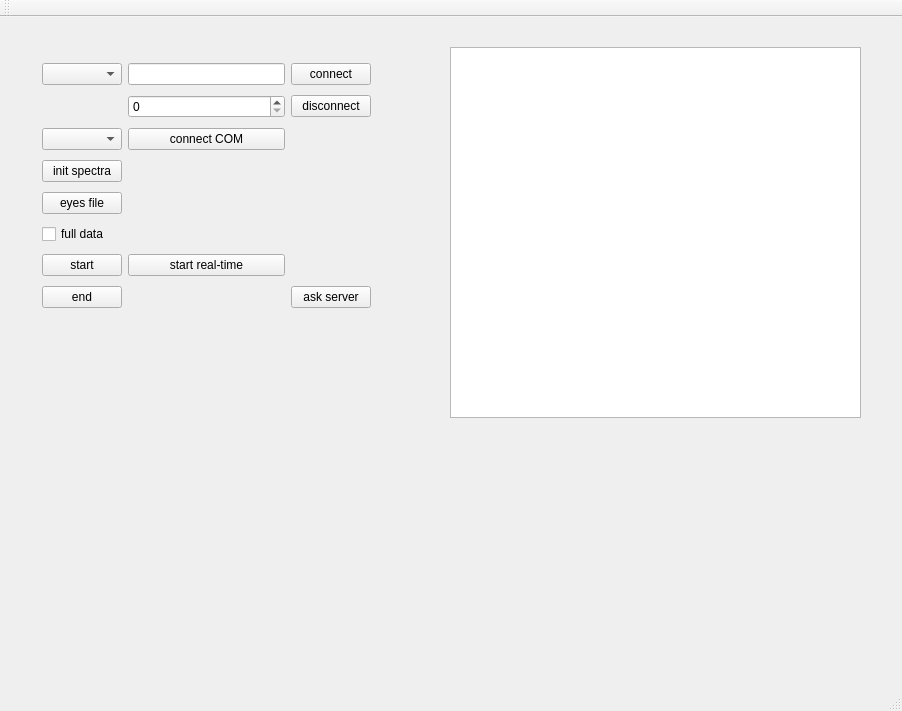
<?xml version="1.0" encoding="UTF-8"?>
<ui version="4.0">
 <class>MainWindow</class>
 <widget class="QMainWindow" name="MainWindow">
  <property name="geometry">
   <rect>
    <x>0</x>
    <y>0</y>
    <width>902</width>
    <height>711</height>
   </rect>
  </property>
  <property name="windowTitle">
   <string>MainWindow</string>
  </property>
  <widget class="QWidget" name="centralWidget">
   <widget class="QTextEdit" name="textEdit">
    <property name="geometry">
     <rect>
      <x>450</x>
      <y>30</y>
      <width>411</width>
      <height>371</height>
     </rect>
    </property>
   </widget>
   <widget class="QWidget" name="layoutWidget">
    <property name="geometry">
     <rect>
      <x>31</x>
      <y>31</y>
      <width>351</width>
      <height>281</height>
     </rect>
    </property>
    <layout class="QGridLayout" name="gridLayout">
     <item row="0" column="1">
      <widget class="QLineEdit" name="serverAddressLineEdit"/>
     </item>
     <item row="0" column="2">
      <widget class="QPushButton" name="connectToServerPushButton">
       <property name="text">
        <string>connect</string>
       </property>
      </widget>
     </item>
     <item row="4" column="0">
      <widget class="QPushButton" name="initSpectraPushButton">
       <property name="text">
        <string>init spectra</string>
       </property>
      </widget>
     </item>
     <item row="3" column="1">
      <widget class="QPushButton" name="connectComPortPushButton">
       <property name="text">
        <string>connect COM</string>
       </property>
      </widget>
     </item>
     <item row="6" column="0">
      <widget class="QCheckBox" name="fullDataCheckBox">
       <property name="text">
        <string>full data</string>
       </property>
      </widget>
     </item>
     <item row="7" column="0">
      <widget class="QPushButton" name="startPushButton">
       <property name="text">
        <string>start</string>
       </property>
      </widget>
     </item>
     <item row="5" column="0">
      <widget class="QPushButton" name="eyesFilePushButton">
       <property name="text">
        <string>eyes file</string>
       </property>
      </widget>
     </item>
     <item row="0" column="0">
      <widget class="QComboBox" name="serverAddressComboBox"/>
     </item>
     <item row="8" column="2">
      <widget class="QPushButton" name="askPushButton">
       <property name="text">
        <string>ask server</string>
       </property>
      </widget>
     </item>
     <item row="8" column="0">
      <widget class="QPushButton" name="endPushButton">
       <property name="text">
        <string>end</string>
       </property>
      </widget>
     </item>
     <item row="3" column="0">
      <widget class="QComboBox" name="comPortComboBox"/>
     </item>
     <item row="1" column="1">
      <widget class="QSpinBox" name="serverPortSpinBox"/>
     </item>
     <item row="1" column="2">
      <widget class="QPushButton" name="disconnectFromServerPushButton">
       <property name="text">
        <string>disconnect</string>
       </property>
      </widget>
     </item>
     <item row="7" column="1">
      <widget class="QPushButton" name="startRealTimePushButton">
       <property name="text">
        <string>start real-time</string>
       </property>
      </widget>
     </item>
    </layout>
   </widget>
  </widget>
  <widget class="QMenuBar" name="menuBar">
   <property name="geometry">
    <rect>
     <x>0</x>
     <y>0</y>
     <width>902</width>
     <height>21</height>
    </rect>
   </property>
  </widget>
  <widget class="QToolBar" name="mainToolBar">
   <attribute name="toolBarArea">
    <enum>TopToolBarArea</enum>
   </attribute>
   <attribute name="toolBarBreak">
    <bool>false</bool>
   </attribute>
  </widget>
  <widget class="QStatusBar" name="statusBar"/>
 </widget>
 <layoutdefault spacing="6" margin="11"/>
 <resources/>
 <connections/>
</ui>
